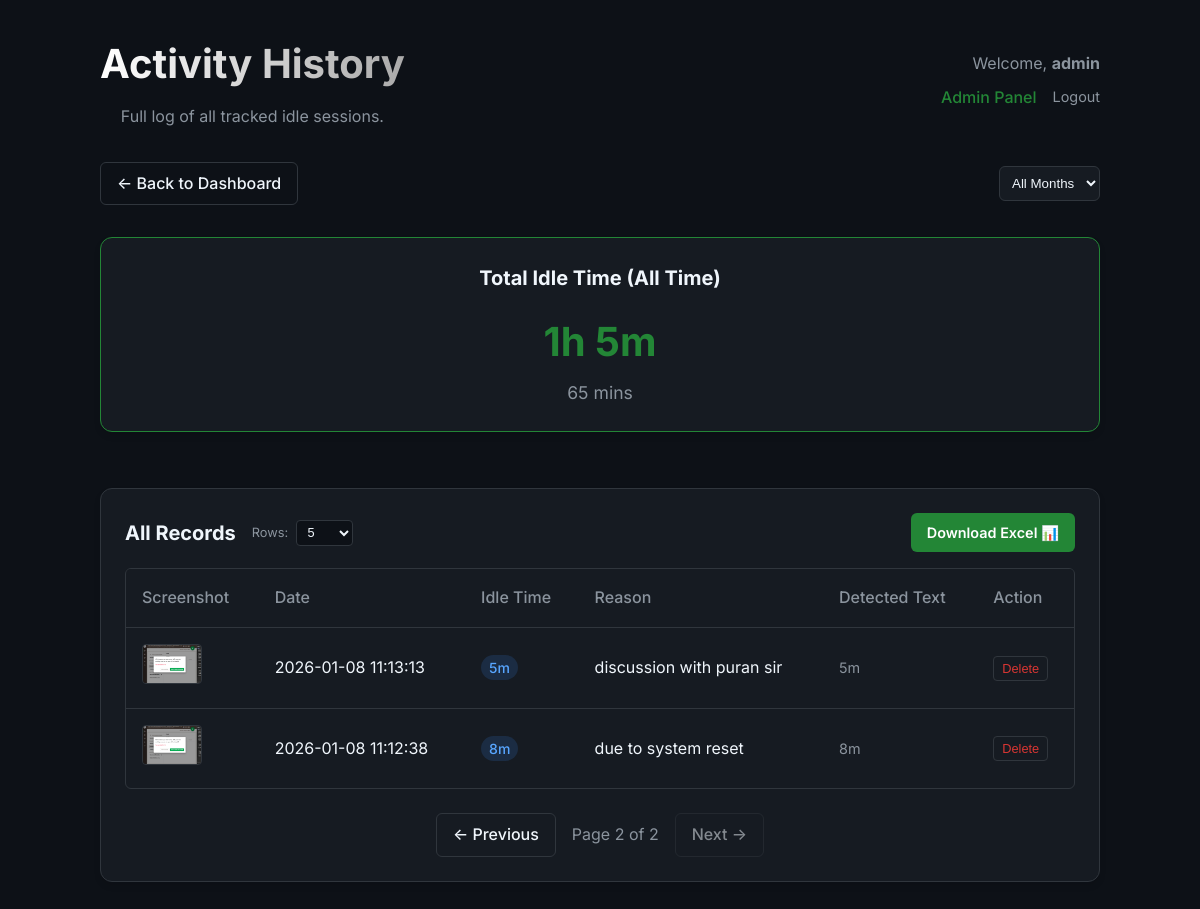
Page /history?page=2&per_page=5&user_id=1 (signed in) on the committed database.
### tables this page shows
CREATE TABLE users (
            id INTEGER PRIMARY KEY AUTOINCREMENT,
            username TEXT UNIQUE NOT NULL,
            password_hash TEXT NOT NULL,
            is_admin BOOLEAN DEFAULT 0
        );

CREATE TABLE records (
            id INTEGER PRIMARY KEY AUTOINCREMENT,
            timestamp DATETIME DEFAULT CURRENT_TIMESTAMP,
            filename TEXT,
            idle_minutes INTEGER,
            original_text TEXT
        , reason TEXT, user_id INTEGER REFERENCES users(id));

### app.py (the view, shortened to what this page needs)
@app.route('/history')
@login_required
def history():
    month_filter = request.args.get('month')
    page = request.args.get('page', 1, type=int)
    per_page = request.args.get('per_page', 5, type=int)
    if per_page > 100: per_page = 100
    if per_page < 1: per_page = 5
    offset = (page - 1) * per_page
    target_user_id = current_user.id
    target_username = current_user.username
    if current_user.is_admin and request.args.get('user_id'):
        target_user_id = request.args.get('user_id', type=int)
        target_user = User.get(target_user_id)
        if target_user:
            target_username = target_user.username
    conn = sqlite3.connect(app.config['Db_PATH'])
    c = conn.cursor()
    c.execute("SELECT DISTINCT strftime('%Y-%m', timestamp) FROM records WHERE user_id = ? ORDER BY timestamp DESC", (target_user_id,))
    available_months = [row[0] for row in c.fetchall()]
    base_query = "FROM records WHERE user_id = ? "
    params = [target_user_id]
    if month_filter:
        base_query += "AND strftime('%Y-%m', timestamp) = ? "
        params.append(month_filter)
    c.execute(f"SELECT COUNT(*) {base_query}", tuple(params))
    total_count = c.fetchone()[0]
    total_pages = (total_count + per_page - 1) // per_page
    query = f"SELECT id, timestamp, filename, idle_minutes, original_text, reason {base_query} ORDER BY timestamp DESC LIMIT ? OFFSET ?"
    params.extend([per_page, offset])
    c.execute(query, tuple(params))
    records = c.fetchall()
    sum_query = f"SELECT SUM(idle_minutes) {base_query}"
    c.execute(sum_query, tuple(params[:-2]))
    result = c.fetchone()
    total_minutes = result[0] if result[0] else 0
    conn.close()
    return render_template('history.html',
                           records=records,
                           available_months=available_months,
                           current_month=month_filter,
                           total_minutes=total_minutes,
                           page=page,
                           per_page=per_page,
                           total_pages=total_pages,
                           target_username=target_username if target_user_id != current_user.id else None,
                           target_user_id=target_user_id,
                           endpoint='history')

### app.py (called while the page is built)
@login_manager.user_loader
def load_user(user_id):
    return User.get(user_id)

def format_minutes(total_minutes):
    if total_minutes is None:
        return "0m"
    h = total_minutes // 60
    m = total_minutes % 60
    if h > 0:
        return f"{h}h {m}m"
    return f"{m}m"

    @staticmethod
    def get(user_id):
        conn = sqlite3.connect(app.config['Db_PATH'])
        c = conn.cursor()
        c.execute("SELECT * FROM users WHERE id = ?", (user_id,))
        user_data = c.fetchone()
        conn.close()
        if user_data:
            return User(id=user_data[0], username=user_data[1], password_hash=user_data[2], is_admin=user_data[3])
        return None

### templates/history.html (shortened to what this page needs)
<!DOCTYPE html>
<html lang="en">
<head>
    <link rel="stylesheet" href="{{ url_for('static', filename='style.css') }}">
</head>
<body>
    <div class="container" style="max-width: 1000px;">
        <header style="display: flex; justify-content: space-between; align-items: center; margin-bottom: 2rem;">
            <div>
                <h1>Activity History</h1>
                {% if target_username %}
                <div class="alert"
                    style="background: var(--accent-color); color: white; padding: 0.5rem 1rem; border-radius: 6px; display: inline-block; margin-top: 0.5rem;">
                    Admin View: Viewing history for <strong>{{ target_username }}</strong>
                </div>
                {% else %}
                <p class="subtitle">Full log of all tracked idle sessions.</p>
                {% endif %}
            </div>
            <div style="text-align: right;">
                <span style="display: block; color: var(--text-secondary); margin-bottom: 0.5rem;">Welcome, <strong>{{
                        current_user.username }}</strong></span>
                <div style="display: flex; gap: 1rem; justify-content: flex-end;">
                    {% if current_user.is_admin %}
                    <a href="{{ url_for('admin') }}"
                        style="color: var(--accent-color); text-decoration: none; font-weight: 500;">Admin Panel</a>
                    {% endif %}
                    <a href="{{ url_for('logout') }}"
                        style="color: var(--text-secondary); text-decoration: none; font-size: 0.9rem;">Logout</a>
                </div>
            </div>
        </header>
        <div style="margin-bottom: 2rem; display: flex; justify-content: space-between; align-items: center;">
            <a href="{{ url_for('index') }}" class="btn-secondary">← Back to Dashboard</a>
            <form action="{{ url_for('history') }}" method="get" class="filter-form">
                <select name="month" onchange="this.form.submit()"
                    style="padding: 0.5rem; border-radius: 6px; border: 1px solid var(--border-color); background: var(--card-bg); color: var(--text-primary);">
                    <option value="">All Months</option>
                </select>
            </form>
        </div>
        <div class="stats-grid" style="margin-bottom: 2rem; grid-template-columns: 1fr;">
            <div class="card stat-card" style="text-align: center; border-color: var(--accent-color);">
                <h2>Total Idle Time ({% if current_month %}{{ current_month }}{% else %}All Time{% endif %})</h2>
                <div class="value">{{ total_minutes | format_minutes }}</div>
                <div class="sub-value" style="font-size: 1.1rem; color: var(--text-secondary); margin-top: 5px;">{{
                    total_minutes }} mins</div>
            </div>
        </div>
        <div class="card history-card">
            <div class="card-header"
                style="display: flex; justify-content: space-between; align-items: center; margin-bottom: 1rem;">
                <div style="display: flex; align-items: center; gap: 1rem;">
                    <h2 style="margin: 0;">
                        {% if current_month %}Records for {{ current_month }}{% else %}All Records{% endif %}
                    </h2>
                    <form action="{{ url_for('history') }}" method="get" class="limit-form"
                        style="display: flex; align-items: center; gap: 0.5rem;">
                        <label for="per_page" style="color: var(--text-secondary); font-size: 0.8rem;">Rows:</label>
                        <select name="per_page" class="row-limit-select"
                            style="padding: 0.2rem 0.4rem; border-radius: 4px; background: var(--bg-color); color: var(--text-primary); border: 1px solid var(--border-color); font-size: 0.8rem;">
                            <option value="5" {% if per_page==5 %}selected{% endif %}>5</option>
                        </select>
                    </form>
                </div>
                <a href="{{ url_for('export_excel') }}" class="btn-primary"
                    style="text-decoration: none; font-size: 0.9rem; padding: 0.5rem 1rem;">Download Excel 📊</a>
            </div>
            <div id="data-container">
                {% include 'partials/table_content.html' %}
            </div>
        </div>
    </div>
</body>
</html>

### templates/partials/table_content.html
{% if records %}
<div class="table-wrapper">
    <table class="history-table">
        <thead>
            <tr>
                <th>Screenshot</th>
                <th>Date</th>
                <th>Idle Time</th>
                <th>Reason</th>
                <th>Detected Text</th>
                <th>Action</th>
            </tr>
        </thead>
        <tbody>
            {% for row in records %}
            <tr>
                <td>
                    {% if row[2] == 'manual_entry' %}
                    <span class="badge" style="background: #e9ecef; color: #495057;">📝 Manual</span>
                    {% else %}
                    <a href="{{ url_for('static', filename='uploads/' + row[2]) }}" target="_blank">
                        <img src="{{ url_for('static', filename='uploads/' + row[2]) }}" alt="Screenshot"
                            class="thumbnail">
                    </a>
                    {% endif %}
                </td>
                <td>{{ row[1] }}</td>
                <td><span class="badge">{{ row[3] | format_minutes }}</span></td>
                <td>{{ row[5] if row[5] else '-' }}</td>
                <td class="text-muted">{{ row[4] }}</td>
                <td>
                    <form action="{{ url_for('delete_record', record_id=row[0]) }}" method="post"
                        style="display:inline;">
                        <button type="submit" class="btn-delete"
                            onclick="return confirm('Are you sure?')">Delete</button>
                    </form>
                </td>
            </tr>
            {% endfor %}
        </tbody>
    </table>
</div>
{% if total_pages > 1 %}
<div class="pagination"
    style="display: flex; justify-content: center; gap: 1rem; margin-top: 1.5rem; align-items: center;">
    {% if page > 1 %}
    <a href="{{ url_for(endpoint, page=page-1, per_page=per_page, month=current_month, user_id=target_user_id|default(None)) }}"
        class="btn-secondary ajax-link" data-page="{{ page-1 }}">← Previous</a>
    {% else %}
    <span class="btn-secondary" style="opacity: 0.5; cursor: not-allowed;">← Previous</span>
    {% endif %}
    <span style="color: var(--text-secondary);">Page {{ page }} of {{ total_pages }}</span>
    {% if page < total_pages %} <a
        href="{{ url_for(endpoint, page=page+1, per_page=per_page, month=current_month, user_id=target_user_id|default(None)) }}"
        class="btn-secondary ajax-link" data-page="{{ page+1 }}">Next →</a>
        {% else %}
        <span class="btn-secondary" style="opacity: 0.5; cursor: not-allowed;">Next →</span>
        {% endif %}
</div>
{% endif %}
{% else %}
<p class="empty-state">No records found.</p>
{% endif %}

### static/style.css (style rules this page uses)
:root { --bg-color: #0d1117; --card-bg: #161b22; --text-primary: #f0f6fc; --text-secondary: #8b949e; --accent-color: #238636; --accent-hover: #2ea043; --border-color: #30363d; --danger-color: #da3633; --bg-gradient: linear-gradient(135deg, #0d1117 0%, #161b22 100%); }
* { box-sizing: border-box; margin: 0; padding: 0; }
body { font-family: 'Inter', -apple-system, BlinkMacSystemFont, sans-serif; background: var(--bg-color); color: var(--text-primary); line-height: 1.6; min-height: 100vh; display: flex; justify-content: center; padding: 2rem; }
.container { width: 100%; max-width: 900px; }
header { margin-bottom: 2rem; text-align: center; }
h1 { font-size: 2.5rem; font-weight: 700; margin-bottom: 0.5rem; background: linear-gradient(90deg, #fff, #aaa); background-clip: text; -webkit-background-clip: text; -webkit-text-fill-color: transparent; }
.subtitle { color: var(--text-secondary); }
.card { background: var(--card-bg); border: 1px solid var(--border-color); border-radius: 12px; padding: 1.5rem; margin-bottom: 1.5rem; box-shadow: 0 4px 6px rgba(0, 0, 0, 0.1); }
h2 { font-size: 1.25rem; margin-bottom: 1rem; color: var(--text-primary); }
.stats-grid { display: grid; grid-template-columns: 1fr 1fr; gap: 1.5rem; margin-bottom: 1.5rem; }
.stat-card .value { font-size: 2.5rem; font-weight: 700; color: var(--accent-color); }
.btn-primary { background-color: var(--accent-color); color: white; border: none; padding: 0.75rem 1.5rem; border-radius: 6px; font-weight: 600; cursor: pointer; transition: background-color 0.2s; }
.thumbnail { width: 60px; height: 40px; object-fit: cover; border-radius: 4px; border: 1px solid var(--border-color); transition: transform 0.2s; }
.btn-secondary { background-color: transparent; color: var(--text-primary); border: 1px solid var(--border-color); padding: 0.5rem 1rem; border-radius: 6px; text-decoration: none; font-weight: 500; transition: background 0.2s; }
.history-table { width: 100%; border-collapse: collapse; }
.history-table th, .history-table td { text-align: left; padding: 1rem; border-bottom: 1px solid var(--border-color); }
.history-table th { color: var(--text-secondary); font-weight: 500; }
.history-table tr:last-child td { border-bottom: none; }
.badge { background: rgba(56, 139, 253, 0.15); color: #58a6ff; padding: 4px 8px; border-radius: 20px; font-size: 0.875rem; font-weight: 500; }
.text-muted { color: var(--text-secondary); font-size: 0.9rem; }
.btn-delete { background: transparent; border: 1px solid var(--border-color); color: var(--danger-color); padding: 0.25rem 0.5rem; border-radius: 4px; cursor: pointer; font-size: 0.8rem; }
.table-wrapper { max-height: 400px; overflow-y: auto; border: 1px solid var(--border-color); border-radius: 6px; }
.table-wrapper th { position: sticky; top: 0; background: var(--card-bg); z-index: 1; box-shadow: 0 2px 0 var(--border-color); }

### rows in the picture
users: username "admin"
records: filename (picture), timestamp "2026-01-08 11:13:13", idle_minutes "5m", reason "discussion with puran sir", original_text "5m"
records: filename (picture), timestamp "2026-01-08 11:12:38", idle_minutes "8m", reason "due to system reset", original_text "8m"

### other values in the picture
{{ total_minutes | format_minutes }} "1h 5m"
{{ total_minutes }} "65"
{{ page }} "2"
{{ total_pages }} "2"
